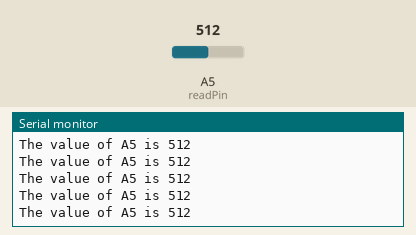
Simulated run of this sketch. Board: Arduino Uno, built with avr-gcc and run on an emulated ATmega328P. Parts: the last lines printed to the serial monitor. Inputs (shaded band) come from the test bench; at power-on: A5 (readPin) = 512.

Above: at 1.2 s.
1.3 s: A5 (readPin) set to 105
At 2.4 s:
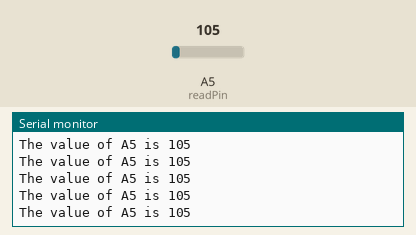
4.3 s: A5 (readPin) set to 88
At 5.0 s:
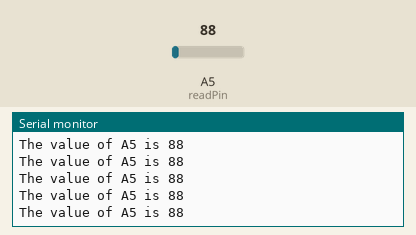
7.3 s: A5 (readPin) set to 11
At 8.4 s:
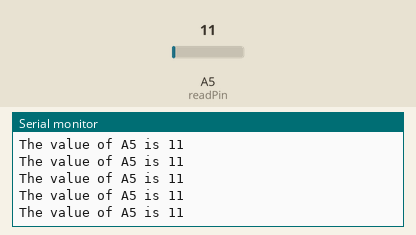
8.8 s: A5 (readPin) set to 8
At 9.9 s:
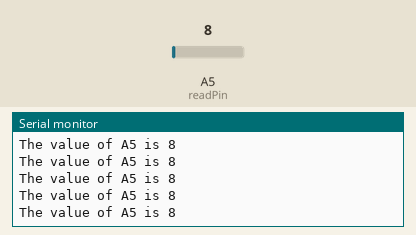
14.8 s: A5 (readPin) set to 982
At 15.3 s:
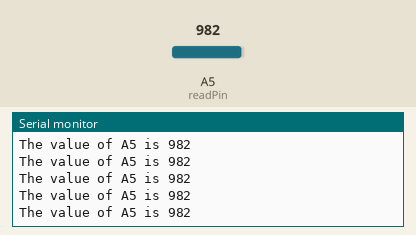
16.3 s: A5 (readPin) set to 1007
At 16.9 s:
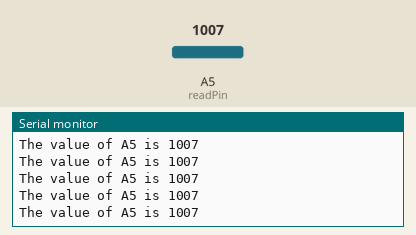
Timing chart, 0 to 18.8 s (numbered marks = the images above; inputs shaded):
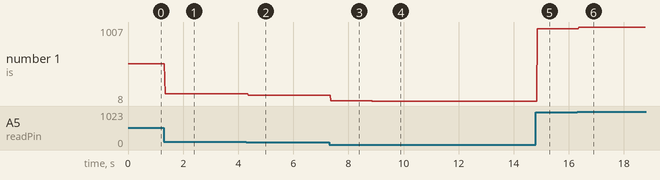

The sketch:

Read_Pin.ino
```cpp
int readPin = A5;
void setup() {
  // put your setup code here, to run once:
  pinMode(readPin, INPUT);
  Serial.begin(9600);
}

void loop() {
  // put your main code here, to run repeatedly:
  Serial.print("The value of A5 is ");
  Serial.println(analogRead(readPin));

}
```

Measured:
- after the input at 1.3 s, the serial monitor: prints a new line after 0.05 s (image 1)
- after the input at 4.3 s, the serial monitor: prints a new line after 0.07 s (image 2)
- after the input at 7.3 s, the serial monitor: prints a new line after 0.06 s (image 3)
- after the input at 8.8 s, the serial monitor: prints a new line after 0.07 s (image 4)
- after the input at 14.8 s, the serial monitor: prints a new line after 0.06 s (image 5)
- after the input at 16.3 s, the serial monitor: prints a new line after 0.06 s (image 6)
- plotted number 1: 512 → 105 after the input at 1.3 s, 105 → 88 after the input at 4.3 s, 88 → 11 after the input at 7.3 s, 11 → 8 after the input at 8.8 s, 8 → 982 after the input at 14.8 s
